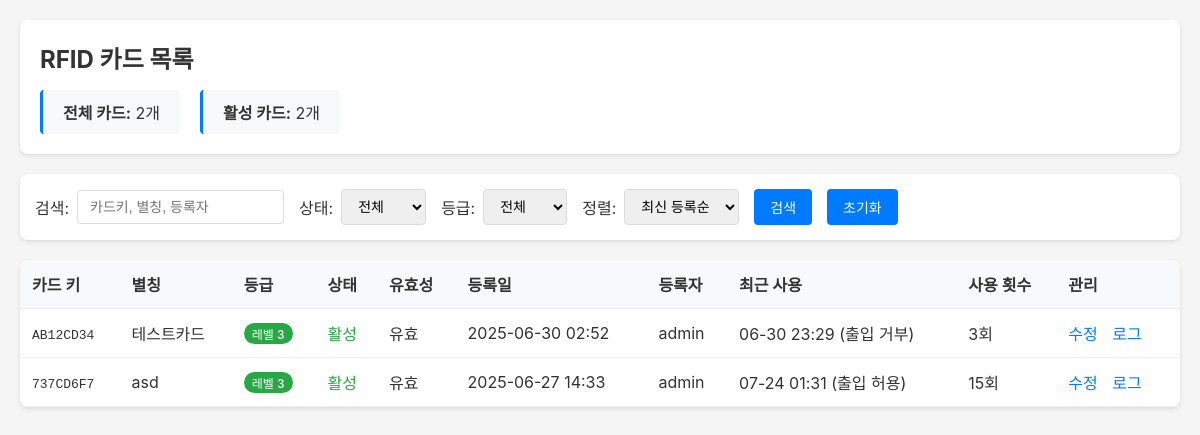
The app's page /RFID/card_list/ (signed in) with its own data.
### RFID/models.py (models this page shows, shortened)
class Card(models.Model):
    card_key_value = models.CharField(
        max_length=20,
        verbose_name="카드 고유키",
        help_text="RFID 카드의 UID (Hex 형태)"
    )
    card_alias = models.CharField(
        max_length=100,
        verbose_name="카드 별칭",
        help_text="예: 홍길동 카드, 임시카드1"
    )
    card_level = models.IntegerField(
        default=5,
        validators=[MinValueValidator(0), MaxValueValidator(5)],
        verbose_name="카드 보안 등급",
        help_text="0=최고 권한, 5=최저 권한"
    )
    regist_date = models.DateTimeField(
        auto_now_add=True,
        verbose_name="등록일시"
    )
    who_add = models.CharField(
        max_length=100,
        verbose_name="등록자",
        help_text="카드를 등록한 관리자 이름"
    )
    last_modify_date = models.DateTimeField(
        auto_now=True,
        verbose_name="마지막 수정일시"
    )
    last_modify_who = models.CharField(
        max_length=100,
        blank=True,
        verbose_name="마지막 수정자"
    )
    is_active = models.BooleanField(
        default=True,
        verbose_name="카드 활성 상태",
        help_text="False시 카드 사용 불가"
    )
    valid_from = models.DateTimeField(
        null=True,
        blank=True,
        verbose_name="유효 시작일"
    )
    valid_until = models.DateTimeField(
        null=True,
        blank=True,
        verbose_name="유효 종료일"
    )
    class Meta:
        db_table = 'card'
        verbose_name = "RFID 카드"
        verbose_name_plural = "Card : RFID 카드 목록"
        indexes = [
            models.Index(fields=['card_key_value']),
            models.Index(fields=['card_level']),
            models.Index(fields=['is_active']),
        ]
    def is_valid(self):
        if not self.is_active:
            return False
        now = timezone.now()
        if self.valid_from and now < self.valid_from:
            return False
        if self.valid_until and now > self.valid_until:
            return False
        return True

### RFID/card_list.py (the view)
# urls.py: path('card_list/', card_list.card_list, name='card_list'),
@login_required
def card_list(request):
    if not request.user.is_superuser:
        return HttpResponse("접근 권한이 없습니다.", status=403)
    search = request.GET.get('search', '')
    filter_active = request.GET.get('active', '')
    filter_level = request.GET.get('level', '')
    sort_by = request.GET.get('sort', '-regist_date')
    cards = Card.objects.all()
    if search:
        cards = cards.filter(
            Q(card_key_value__icontains=search) |
            Q(card_alias__icontains=search) |
            Q(who_add__icontains=search)
        )
    if filter_active:
        cards = cards.filter(is_active=(filter_active == 'true'))
    if filter_level:
        cards = cards.filter(card_level=int(filter_level))
    cards = cards.order_by(sort_by)
    cards = cards.annotate(
        use_count=Count('use_logs'),
    ).prefetch_related('use_logs')
    paginator = Paginator(cards, 20)
    page = request.GET.get('page', 1)
    cards_page = paginator.get_page(page)
    for card in cards_page:
        last_use = card.use_logs.order_by('-use_date').first()
        card.last_use_date = last_use.use_date if last_use else None
        card.last_use_result = last_use.get_access_result_display() if last_use else None
        card.validity_status = '유효' if card.is_valid() else '만료/비활성'
    context = {
        'cards': cards_page,
        'search': search,
        'filter_active': filter_active,
        'filter_level': filter_level,
        'sort_by': sort_by,
        'total_count': paginator.count,
        'active_count': Card.objects.filter(is_active=True).count(),
    }
    return render(request, 'card_list.html', context)

### RFID/templates/card_list.html (shortened to what this page needs)
<!DOCTYPE html>
<html lang="ko">
<head>
</head>
<body>
    <div class="container">
        <div class="header">
            <h1>RFID 카드 목록</h1>
            <div class="stats">
                <div class="stat-box">
                    <strong>전체 카드:</strong> {{ total_count }}개
                </div>
                <div class="stat-box">
                    <strong>활성 카드:</strong> {{ active_count }}개
                </div>
            </div>
        </div>
        <form method="get" class="filters">
            <div class="filter-group">
                <label>검색:</label>
                <input type="text" name="search" value="{{ search }}" placeholder="카드키, 별칭, 등록자">
            </div>
            <div class="filter-group">
                <label>상태:</label>
                <select name="active">
                    <option value="">전체</option>
                </select>
            </div>
            <div class="filter-group">
                <label>등급:</label>
                <select name="level">
                    <option value="">전체</option>
                </select>
            </div>
            <div class="filter-group">
                <label>정렬:</label>
                <select name="sort">
                    <option value="-regist_date" {% if sort_by == '-regist_date' %}selected{% endif %}>최신 등록순</option>
                </select>
            </div>
            <button type="submit">검색</button>
            <button type="button" onclick="window.location.href='?'">초기화</button>
        </form>
        <div class="table-container">
            <table>
                <thead>
                    <tr>
                        <th>카드 키</th>
                        <th>별칭</th>
                        <th>등급</th>
                        <th>상태</th>
                        <th>유효성</th>
                        <th>등록일</th>
                        <th>등록자</th>
                        <th>최근 사용</th>
                        <th>사용 횟수</th>
                        <th>관리</th>
                    </tr>
                </thead>
                <tbody>
                    {% for card in cards %}
                    <tr>
                        <td><code>{{ card.card_key_value }}</code></td>
                        <td>{{ card.card_alias }}</td>
                        <td><span class="level-badge level-{{ card.card_level }}">레벨 {{ card.card_level }}</span></td>
                        <td>
                            {% if card.is_active %}
                                <span class="status-active">활성</span>
                            {% else %}
                                <span class="status-inactive">비활성</span>
                            {% endif %}
                        </td>
                        <td>{{ card.validity_status }}</td>
                        <td>{{ card.regist_date|date:"Y-m-d H:i" }}</td>
                        <td>{{ card.who_add }}</td>
                        <td>
                            {% if card.last_use_date %}
                                {{ card.last_use_date|date:"m-d H:i" }}
                                ({{ card.last_use_result }})
                            {% else %}
                                -
                            {% endif %}
                        </td>
                        <td>{{ card.use_count }}회</td>
                        <td class="actions">
                            <a href="/RFID/card_edit/{{ card.id }}/">수정</a>
                            <a href="#" onclick="viewLogs({{card.id}})">로그</a>
                        </td>
                    </tr>
                    {% empty %}
                    <tr>
                        <td colspan="10" style="text-align: center; padding: 40px;">
                            검색 결과가 없습니다.
                        </td>
                    </tr>
                    {% endfor %}
                </tbody>
            </table>
        </div>
    </div>
</body>
</html>

### RFID/templates/card_list.html (style rules this page uses)
* { margin: 0; padding: 0; box-sizing: border-box; }
body { font-family: -apple-system, BlinkMacSystemFont, 'Segoe UI', sans-serif; background: #f5f5f5; color: #333; }
.container { max-width: 1200px; margin: 0 auto; padding: 20px; }
.header { background: white; padding: 20px; border-radius: 8px; box-shadow: 0 2px 4px rgba(0,0,0,0.1); margin-bottom: 20px; }
.header h1 { font-size: 24px; margin-bottom: 10px; }
.stats { display: flex; gap: 20px; margin-top: 15px; }
.stat-box { padding: 10px 20px; background: #f8f9fa; border-radius: 4px; border-left: 3px solid #007bff; }
.filters { background: white; padding: 15px; border-radius: 8px; box-shadow: 0 2px 4px rgba(0,0,0,0.1); margin-bottom: 20px; display: flex; gap: 15px; flex-wrap: wrap; align-items: center; }
.filter-group { display: flex; align-items: center; gap: 8px; }
input[type="text"], select { padding: 8px 12px; border: 1px solid #ddd; border-radius: 4px; font-size: 14px; }
button { padding: 8px 16px; background: #007bff; color: white; border: none; border-radius: 4px; cursor: pointer; font-size: 14px; }
.table-container { background: white; border-radius: 8px; box-shadow: 0 2px 4px rgba(0,0,0,0.1); overflow: hidden; }
table { width: 100%; border-collapse: collapse; }
th, td { padding: 12px; text-align: left; border-bottom: 1px solid #eee; }
th { background: #f8f9fa; font-weight: 600; position: sticky; top: 0; }
.status-active { color: #28a745; font-weight: 500; }
.level-badge { display: inline-block; padding: 2px 8px; border-radius: 12px; font-size: 12px; font-weight: 500; }
.level-3 { background: #28a745; color: white; }
.actions a { color: #007bff; text-decoration: none; margin-right: 10px; }

### records on screen
Card: card_key_value "AB12CD34", card_alias "테스트카드", card_level "3", is_active "활성", validity_status "유효", regist_date "2025-06-30 02:52", who_add "admin", last_use_date "06-30 23:29", last_use_result "출입 거부", use_count "3"
Card: card_key_value "737CD6F7", card_alias "asd", card_level "3", is_active "활성", validity_status "유효", regist_date "2025-06-27 14:33", who_add "admin", last_use_date "07-24 01:31", last_use_result "출입 허용", use_count "15"

### other values on screen
{{ total_count }} "2"
{{ active_count }} "2"
